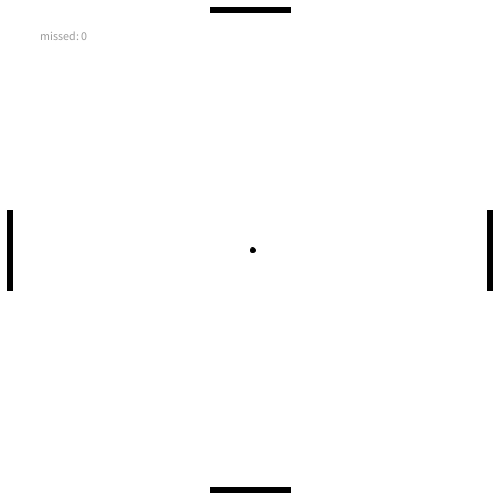
Frame 1 (no input)
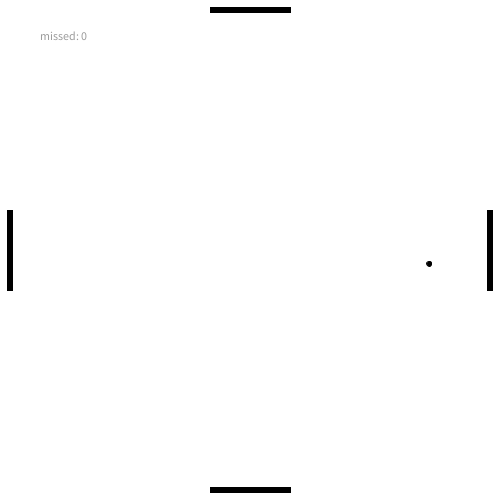
Frame 60 (the mouse pressed at the canvas centre just before this capture)
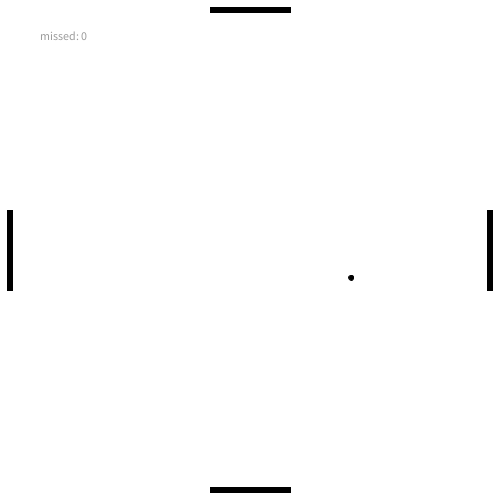
Frame 120 (the mouse held since frame 60 and released just before this capture)

The Processing sketch that drew these frames (run headless with seeded random() and noise(); from frame 60 on, the mouse is pressed at the canvas centre):

// Processing sketch: sketch_4pong
// ── sketch_4pong.pde
int paddleLength = 80,
  paddleThickness = 5,
  misses = 0;
float paddleOffset = paddleLength/2;
float top, bottom, left, right; // ball/paddle collision boundaries
Ball ball;
Paddle topPaddle, bottomPaddle, leftPaddle, rightPaddle; // paddles
PVector middle; // middle of the board

void setup() {
  size(500, 500);
  
  int gap = paddleThickness * 2;
  
  top = paddleThickness + gap;
  bottom = height - paddleThickness - gap;
  left = paddleThickness + gap;
  right = width - paddleThickness - gap;
  
  topPaddle = new Paddle(new PVector(width/2, gap), new PVector(paddleLength, paddleThickness));
  bottomPaddle = new Paddle(new PVector(width/2, height - gap), new PVector(paddleLength, paddleThickness));
  leftPaddle = new Paddle(new PVector(gap, height/2), new PVector(paddleThickness, paddleLength));
  rightPaddle = new Paddle(new PVector(width - gap, height/2), new PVector(paddleThickness, paddleLength));
  
  middle = new PVector(width/2, height/2);
  ball = new Ball(middle, randomVelocity(), 5);
}

void draw() {
  background(255);
  noCursor();
  
  handlePaddleMovement();
  ball.move();
  drawPaddles();
  ball.display();
  handleBallBoundaries();
  handleCollisions();
  
  fill(155,155,155);
  text("missed: " + misses, 40, 40);
}

void handlePaddleMovement() {
  if (mouseX > paddleOffset && mouseX < width - paddleOffset) {
    topPaddle.position.x = mouseX;
    bottomPaddle.position.x = mouseX;
  }
  if (mouseY > paddleOffset && mouseY < height - paddleOffset) {
    leftPaddle.position.y = mouseY;
    rightPaddle.position.y = mouseY;
  }
}

void handleBallBoundaries() {
  if (ball.position.x < 0 || ball.position.x > width || ball.position.y < 0 || ball.position.y > height) {
    misses++;
    ball.position.set(middle);
    ball.velocity.set(randomVelocity());
  }
}

void drawPaddles() {
  topPaddle.display();
  bottomPaddle.display();
  leftPaddle.display();
  rightPaddle.display();
}

void handleCollisions() {
  PVector nextPosition = ball.getNextPosition();
  PVector intersect = null;
  
  if (ball.position.y > top && nextPosition.y <= top) {
    intersect = intersection(nextPosition, middle, top, false);
    if (isPointWithinPaddleBounds(intersect, topPaddle, false)) {
      ball.velocity.y *= -1.05;
      //todo: add spin
    }
  } else if (ball.position.y < bottom && nextPosition.y >= bottom) {
    intersect = intersection(nextPosition, middle, bottom, false);
    if (isPointWithinPaddleBounds(intersect, bottomPaddle, false)) {
      ball.velocity.y *= -1.05;
      //todo: add spin
    }
  }
  
  if (ball.position.x > left && nextPosition.x <= left) {
    intersect = intersection(nextPosition, middle, left, true);
    if (isPointWithinPaddleBounds(intersect, leftPaddle, true)) {
      ball.velocity.x *= -1.05;
      //todo: add spin
    }
  } else if (ball.position.x < right && nextPosition.x >= right) {
    intersect = intersection(nextPosition, middle, right, true);
    if (isPointWithinPaddleBounds(intersect, rightPaddle, true)) {
      ball.velocity.x *= -1.05;
      //todo: add spin
    }
  }
}

PVector intersection(PVector lineEnd, PVector origin, float wall, boolean isVertical) {
  // translate so that the origin is (0, 0), makes the calculations easier
  PVector endPoint = PVector.sub(lineEnd, origin);
  wall = isVertical ? wall - origin.y : wall - origin.x;
  
  if (endPoint.x == 0) {
    if (!isVertical) {
      return PVector.add(new PVector(0, wall), origin);
    }
    return null;
  }
    
  float a = endPoint.y/endPoint.x;
  
  if (isVertical) {
    return PVector.add(new PVector(wall, a * wall), origin);
  }
  
  return PVector.add(new PVector(wall/a, wall), origin);
}

boolean isPointWithinPaddleBounds(PVector point, Paddle paddle, boolean isVertical) {
  if (point == null)
    return false;
    
  if(isVertical) {
    return point.y >= paddle.position.y - paddleOffset && point.y <= paddle.position.y + paddleOffset;
  }
  
  return point.x >= paddle.position.x - paddleOffset && point.x <= paddle.position.x + paddleOffset;
}

PVector randomVelocity() {
  return PVector.mult(PVector.random2D(), 3);
}

// ── Ball.pde
class Ball {
  PVector position;
  PVector velocity;
  float size;
  
  Ball(PVector position, PVector velocity, float size) {
    this.position = position.get();
    this.velocity = velocity.get();
    this.size = size;
  }
  
  void display() {
    fill(0);
    pushMatrix();
    translate(position.x, position.y);
    ellipse(0, 0, size, size);
    popMatrix();
  }
  
  void move() {
    position.set(getNextPosition());
  }
  
  PVector getNextPosition() {
    return PVector.add(position, velocity);
  }
}

// ── Paddle.pde
class Paddle {
  PVector position;
  PVector dimensions;
  
  Paddle(PVector position, PVector dimensions) {
    this.position = position.get();
    this.dimensions = dimensions.get();
  }
  
  void display() {
    fill(0);
    pushMatrix();
    translate(position.x - dimensions.x/2, position.y - dimensions.y/2);
    rect(0, 0, dimensions.x, dimensions.y);
    popMatrix();
  }
}
